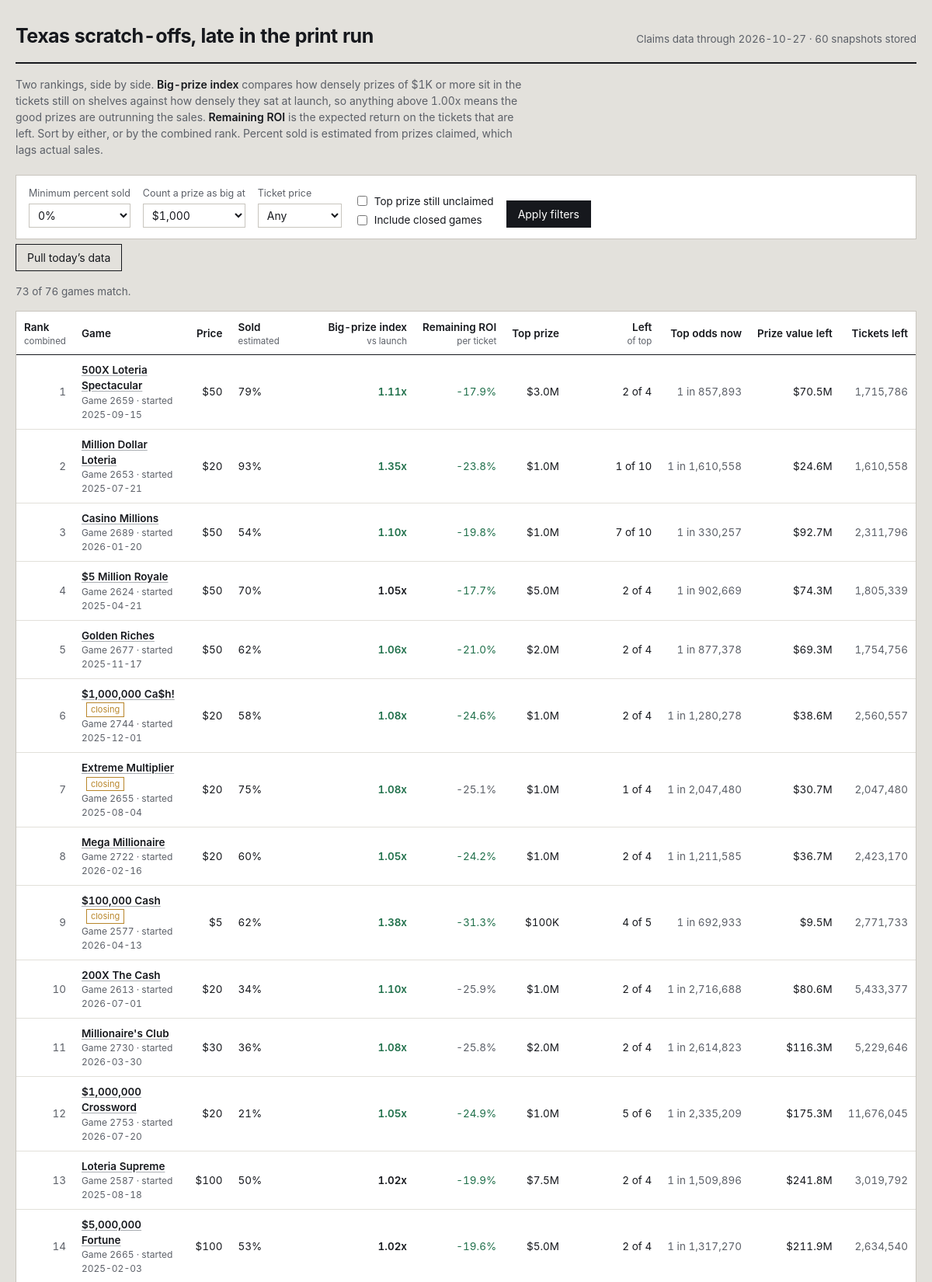
The page / (upper part) on the database its author committed.
### tables this page shows
CREATE TABLE games (
    game_number   INTEGER PRIMARY KEY,
    game_name     TEXT,
    ticket_price  REAL,
    start_date    TEXT,
    close_date    TEXT,
    total_tickets INTEGER,
    overall_odds  REAL,
    details_url   TEXT,
    closing_soon  INTEGER DEFAULT 0,
    active        INTEGER DEFAULT 1,
    first_seen    TEXT,
    last_seen     TEXT
);

### app.py (the view)
@app.route("/")
def index():
    conn = db.connect()
    db.init(conn)
    latest = db.latest_snapshot_date(conn)
    if not latest:
        conn.close()
        return render_template("empty.html", running=_refresh_state["running"])
    big_threshold = float(request.args.get("big", 1000))
    min_sold = float(request.args.get("min_sold", 0)) / 100.0
    price_filter = request.args.get("price", "")
    include_closed = request.args.get("closed") == "1"
    sort_key = request.args.get("sort", "combined")
    only_top = request.args.get("top_left") == "1"
    rows = _snapshot_rows(conn, latest, big_threshold)
    games = db.load_games(conn)
    shown = []
    for r in rows:
        g = games.get(r["game_number"], {})
        if not include_closed and not g.get("active", 1):
            continue
        if r["pct_sold"] < min_sold:
            continue
        if price_filter and float(price_filter) != r["price"]:
            continue
        if only_top and not r["top_left"]:
            continue
        shown.append(r)
    col, desc = SORTS.get(sort_key, SORTS["combined"])
    shown.sort(key=lambda r: (r.get(col) is None, r.get(col) if r.get(col) is not None else 0),
               reverse=desc)
    if not desc:
        shown = [r for r in shown if r.get(col) is not None] + \
                [r for r in shown if r.get(col) is None]
    prices = sorted({r["price"] for r in rows if r["price"]})
    history_dates = db.snapshot_dates(conn)
    conn.close()
    return render_template(
        "index.html",
        rows=shown,
        total=len(rows),
        snapshot_date=latest,
        snapshot_count=len(history_dates),
        big_threshold=int(big_threshold),
        min_sold=int(min_sold * 100),
        price_filter=price_filter,
        include_closed=include_closed,
        only_top=only_top,
        sort_key=sort_key,
        prices=prices,
        running=_refresh_state["running"],
    )

### app.py (called while the page is built)
def _snapshot_rows(conn, snapshot_date, big_threshold):
    games = db.load_games(conn)
    snap = db.load_snapshot(conn, snapshot_date)
    return metrics.rank_all(games, snap, big_threshold)

@app.template_filter("pct")
def fmt_pct(v, digits=1):
    return "—" if v is None else f"{v * 100:.{digits}f}%"

@app.template_filter("money")
def fmt_money(v):
    if v is None:
        return "—"
    if v >= 1_000_000:
        return f"${v / 1_000_000:.1f}M"
    if v >= 1_000:
        return f"${v / 1_000:,.0f}K"
    return f"${v:,.0f}"

@app.template_filter("num")
def fmt_num(v):
    return "—" if v is None else f"{v:,.0f}"

@app.template_filter("factor")
def fmt_factor(v):
    return "—" if v is None else f"{v:.2f}x"

@app.template_filter("odds")
def fmt_odds(v):
    return "—" if v is None else f"1 in {v:,.0f}"

### db.py (called while the page is built)
def connect(path=None):
    conn = sqlite3.connect(path or DB_PATH)
    conn.row_factory = sqlite3.Row
    conn.execute("PRAGMA foreign_keys = ON")
    return conn

def init(conn):
    conn.executescript(SCHEMA)
    conn.commit()

def latest_snapshot_date(conn):
    row = conn.execute("SELECT MAX(snapshot_date) AS d FROM prize_snapshots").fetchone()
    return row["d"] if row else None

def snapshot_dates(conn, game_number=None):
    if game_number is None:
        q = "SELECT DISTINCT snapshot_date FROM prize_snapshots ORDER BY snapshot_date"
        return [r[0] for r in conn.execute(q)]
    q = "SELECT DISTINCT snapshot_date FROM prize_snapshots WHERE game_number = ? ORDER BY snapshot_date"
    return [r[0] for r in conn.execute(q, (game_number,))]

def load_snapshot(conn, snapshot_date):
    out = {}
    q = """SELECT game_number, prize_level, total_prizes, prizes_claimed
           FROM prize_snapshots WHERE snapshot_date = ?"""
    for r in conn.execute(q, (snapshot_date,)):
        g = out.setdefault(r["game_number"], {"total": None, "levels": {}})
        if r["prize_level"] < 0:
            g["total"] = (r["total_prizes"], r["prizes_claimed"])
        else:
            g["levels"][r["prize_level"]] = (r["total_prizes"], r["prizes_claimed"])
    return out

def load_games(conn):
    return {r["game_number"]: dict(r) for r in conn.execute("SELECT * FROM games")}

### metrics.py (called while the page is built)
def _safe_div(a, b):
    return a / b if b else None

### templates/index.html (shortened to what this page needs)
{% extends "base.html" %}
{% macro sortlink(key, label, hint='') %}
  {% set q = request.args.to_dict() %}
  {% set _ = q.update({'sort': key}) %}
  <a href="{{ url_for('index', **q) }}">{{ label }}</a>
  {% if hint %}<span class="hint">{{ hint }}</span>{% endif %}
{% endmacro %}
{% block body %}
<header class="masthead">
  <h1>Texas scratch-offs, late in the print run</h1>
  <div class="meta">
    Claims data through {{ snapshot_date }} · {{ snapshot_count }} snapshot{{ '' if snapshot_count == 1 else 's' }} stored
  </div>
</header>
<p class="primer">
  Two rankings, side by side. <strong>Big-prize index</strong> compares how densely prizes of
  {{ big_threshold | money }} or more sit in the tickets still on shelves against how densely they
  sat at launch, so anything above 1.00x means the good prizes are outrunning the sales.
  <strong>Remaining ROI</strong> is the expected return on the tickets that are left. Sort by either,
  or by the combined rank. Percent sold is estimated from prizes claimed, which lags actual sales.
</p>
<form class="controls" method="get" action="{{ url_for('index') }}">
  <div class="field">
    <label for="min_sold">Minimum percent sold</label>
    <select id="min_sold" name="min_sold">
      {% for v in [0, 25, 50, 60, 70, 80, 90] %}
        <option value="{{ v }}" {{ 'selected' if min_sold == v }}>{{ v }}%</option>
      {% endfor %}
    </select>
  </div>
  <div class="field">
    <label for="big">Count a prize as big at</label>
    <select id="big" name="big">
      {% for v in [100, 500, 1000, 5000, 10000, 50000, 100000] %}
        <option value="{{ v }}" {{ 'selected' if big_threshold == v }}>${{ '{:,}'.format(v) }}</option>
      {% endfor %}
    </select>
  </div>
  <div class="field">
    <label for="price">Ticket price</label>
    <select id="price" name="price">
      <option value="">Any</option>
    </select>
  </div>
  <div class="checks">
    <label><input type="checkbox" name="top_left" value="1" {{ 'checked' if only_top }}> Top prize still unclaimed</label>
    <label><input type="checkbox" name="closed" value="1" {{ 'checked' if include_closed }}> Include closed games</label>
  </div>
  <button type="submit">Apply filters</button>
</form>
<form method="post" action="{{ url_for('do_refresh') }}" style="margin-bottom:16px">
  <button class="ghost" type="submit" {{ 'disabled' if running }}>
    {{ 'Pulling new data…' if running else 'Pull today’s data' }}
  </button>
</form>
<p class="count">{{ rows | length }} of {{ total }} games match.</p>
<div class="scroll">
<table>
  <thead>
    <tr>
      <th class="left">{{ sortlink('combined', 'Rank', 'combined') }}</th>
      <th class="left">Game</th>
      <th>{{ sortlink('price', 'Price') }}</th>
      <th class="left">{{ sortlink('sold', 'Sold', 'estimated') }}</th>
      <th>{{ sortlink('big', 'Big-prize index', 'vs launch') }}</th>
      <th>{{ sortlink('ev', 'Remaining ROI', 'per ticket') }}</th>
      <th>{{ sortlink('top_prize', 'Top prize') }}</th>
      <th>{{ sortlink('top_left', 'Left', 'of top') }}</th>
      <th>Top odds now</th>
      <th>{{ sortlink('value_left', 'Prize value left') }}</th>
      <th>Tickets left</th>
    </tr>
  </thead>
  <tbody>
  {% for r in rows %}
    <tr>
      <td class="rank">{{ r.rank_overall or '—' }}</td>
      <td class="left">
        <a class="name" href="{{ url_for('game_detail', game_number=r.game_number, big=big_threshold) }}">{{ r.game_name }}</a>
        {% if r.closing_soon %}<span class="tag">closing</span>{% endif %}
        <span class="sub">Game {{ r.game_number }}{% if r.start_date %} · started {{ r.start_date }}{% endif %}</span>
      </td>
      <td>${{ r.price | int }}</td>
      <td class="left sold {{ 'deep' if r.pct_sold >= 0.75 }}">
        {{ r.pct_sold | pct(0) }}
      </td>
      <td class="strong {{ 'pos' if r.big_index and r.big_index > 1.05 else ('neg' if r.big_index and r.big_index < 0.95 else '') }}">
        {{ r.big_index | factor }}
      </td>
      <td class="{{ 'pos' if r.roi_now and r.roi_now > (r.roi_start or -1) else 'dim' }}">
        {{ r.roi_now | pct }}
      </td>
      <td>{{ r.top_prize | money }}</td>
      <td>{{ r.top_left }} of {{ r.top_printed }}</td>
      <td class="dim">{{ r.top_odds_now | odds }}</td>
      <td>{{ r.value_left | money }}</td>
      <td class="dim">{{ r.tickets_left | num }}</td>
    </tr>
  {% else %}
    <tr><td colspan="11" class="left dim" style="padding:22px">No games match these filters. Loosen the minimum percent sold or clear the price filter.</td></tr>
  {% endfor %}
  </tbody>
</table>
</div>
{% endblock %}

### templates/base.html (shortened to what this page needs)
<!doctype html>
<html lang="en">
<head>
<link rel="stylesheet" href="{{ url_for('static', filename='style.css') }}">
</head>
<body>
<div class="wrap">
{% block body %}{% endblock %}
</div>
</body>
</html>

### static/style.css (style rules this page uses)
:root { --paper: #e3e1dc; --card: #ffffff; --ink: #16181d; --ink-soft: #5c6068; --rule: #c8c5be; --rule-soft: #e2e0da; --latex: #a9adb2; --good: #1f6f4a; --bad: #9b2c2c; --foil: #b8862b; --focus: #2d5bb9; }
* { box-sizing: border-box; }
html { -webkit-text-size-adjust: 100%; }
body { margin: 0; background: var(--paper); color: var(--ink); font-family: "Inter", "Segoe UI", -apple-system, BlinkMacSystemFont, Roboto, Helvetica, Arial, sans-serif; font-size: 15px; line-height: 1.5; font-variant-numeric: tabular-nums; }
a { color: var(--ink); text-decoration-color: var(--latex); text-underline-offset: 2px; }
.wrap { max-width: 1400px; margin: 0 auto; padding: 28px 20px 64px; }
.masthead { display: flex; flex-wrap: wrap; align-items: baseline; gap: 8px 20px; padding-bottom: 14px; border-bottom: 2px solid var(--ink); }
.masthead h1 { margin: 0; font-size: 25px; font-weight: 650; letter-spacing: -0.02em; }
.masthead .meta { color: var(--ink-soft); font-size: 13.5px; margin-left: auto; }
.primer { margin: 16px 0 22px; max-width: 74ch; color: var(--ink-soft); font-size: 14px; }
.primer strong { color: var(--ink); font-weight: 600; }
.controls { display: flex; flex-wrap: wrap; align-items: flex-end; gap: 16px; padding: 14px 16px; background: var(--card); border: 1px solid var(--rule); margin-bottom: 6px; }
.field { display: flex; flex-direction: column; gap: 4px; }
.field label { font-size: 12.5px; color: var(--ink-soft); }
.field select, .field input[type="number"] { font: inherit; font-size: 14px; padding: 5px 7px; border: 1px solid var(--rule); background: #fff; color: var(--ink); min-width: 108px; }
.checks { display: flex; flex-direction: column; gap: 4px; font-size: 13.5px; }
.checks label { display: flex; align-items: center; gap: 6px; }
button, .btn { font: inherit; font-size: 14px; padding: 6px 14px; border: 1px solid var(--ink); background: var(--ink); color: #fff; cursor: pointer; }
button.ghost { background: transparent; color: var(--ink); }
.count { font-size: 13.5px; color: var(--ink-soft); margin: 0 0 14px; }
.scroll { overflow-x: auto; background: var(--card); border: 1px solid var(--rule); }
table { border-collapse: collapse; width: 100%; font-size: 13.5px; }
thead th { position: sticky; top: 0; background: var(--card); text-align: right; font-weight: 600; padding: 10px 10px 8px; border-bottom: 1.5px solid var(--ink); white-space: nowrap; z-index: 2; }
thead th:first-child, thead th.left { text-align: left; }
thead th a { text-decoration: none; }
thead th .hint { display: block; font-weight: 400; font-size: 11.5px; color: var(--ink-soft); }
tbody td { padding: 9px 10px; border-bottom: 1px solid var(--rule-soft); text-align: right; white-space: nowrap; }
tbody td.left { text-align: left; white-space: normal; }
.rank { color: var(--ink-soft); width: 42px; }
.name { font-weight: 560; }
.sub { display: block; font-size: 12px; color: var(--ink-soft); font-weight: 400; }
.tag { display: inline-block; font-size: 11px; padding: 0 5px; border: 1px solid var(--foil); color: var(--foil); margin-left: 6px; vertical-align: 1px; }
.sold { min-width: 116px; }
.pos { color: var(--good); }
.dim { color: var(--ink-soft); }
.strong { font-weight: 620; }

### rows shown on the page
games: active "1", game_name "500X Loteria Spectacular", game_number "2659", start_date "2025-09-15", price "50", pct_sold|pct "79%", big_index|factor "1.11x", roi_now|pct "-17.9%", top_prize "$3.0M", top_left "2", top_printed "4", top_odds_now|odds "1 in 857,893", value_left "$70.5M", tickets_left|num "1,715,786"
games: rank_overall "2", game_name "Million Dollar Loteria", game_number "2653", start_date "2025-07-21", price "20", pct_sold|pct "93%", big_index|factor "1.35x", roi_now|pct "-23.8%", top_prize "$1.0M", top_left "1", top_printed "10", top_odds_now|odds "1 in 1,610,558", value_left "$24.6M", tickets_left|num "1,610,558"
games: rank_overall "3", game_name "Casino Millions", game_number "2689", start_date "2026-01-20", price "50", pct_sold|pct "54%", big_index|factor "1.10x", roi_now|pct "-19.8%", top_prize "$1.0M", top_left "7", top_printed "10", top_odds_now|odds "1 in 330,257", value_left "$92.7M", tickets_left|num "2,311,796"
games: rank_overall "4", game_name "$5 Million Royale", game_number "2624", start_date "2025-04-21", price "50", pct_sold|pct "70%", big_index|factor "1.05x", roi_now|pct "-17.7%", top_prize "$5.0M", top_left "2", top_printed "4", top_odds_now|odds "1 in 902,669", value_left "$74.3M", tickets_left|num "1,805,339"
games: rank_overall "5", game_name "Golden Riches", game_number "2677", start_date "2025-11-17", price "50", pct_sold|pct "62%", big_index|factor "1.06x", roi_now|pct "-21.0%", top_prize "$2.0M", top_left "2", top_printed "4", top_odds_now|odds "1 in 877,378", value_left "$69.3M", tickets_left|num "1,754,756"
games: rank_overall "6", game_name "$1,000,000 Ca$h!", closing_soon "closing", game_number "2744", start_date "2025-12-01", price "20", pct_sold|pct "58%", big_index|factor "1.08x", roi_now|pct "-24.6%", top_prize "$1.0M", top_left "2", top_printed "4", top_odds_now|odds "1 in 1,280,278", value_left "$38.6M", tickets_left|num "2,560,557"
games: rank_overall "7", game_name "Extreme Multiplier", closing_soon "closing", game_number "2655", start_date "2025-08-04", price "20", pct_sold|pct "75%", big_index|factor "1.08x", roi_now|pct "-25.1%", top_prize "$1.0M", top_left "1", top_printed "4", top_odds_now|odds "1 in 2,047,480", value_left "$30.7M", tickets_left|num "2,047,480"
games: rank_overall "8", game_name "Mega Millionaire", game_number "2722", start_date "2026-02-16", price "20", pct_sold|pct "60%", big_index|factor "1.05x", roi_now|pct "-24.2%", top_prize "$1.0M", top_left "2", top_printed "4", top_odds_now|odds "1 in 1,211,585", value_left "$36.7M", tickets_left|num "2,423,170"
games: rank_overall "9", game_name "$100,000 Cash", closing_soon "closing", game_number "2577", start_date "2026-04-13", price "5", pct_sold|pct "62%", big_index|factor "1.38x", roi_now|pct "-31.3%", top_prize "$100K", top_left "4", top_printed "5", top_odds_now|odds "1 in 692,933", value_left "$9.5M", tickets_left|num "2,771,733"
games: rank_overall "10", game_name "200X The Cash", game_number "2613", start_date "2026-07-01", price "20", pct_sold|pct "34%", big_index|factor "1.10x", roi_now|pct "-25.9%", top_prize "$1.0M", top_left "2", top_printed "4", top_odds_now|odds "1 in 2,716,688", value_left "$80.6M", tickets_left|num "5,433,377"
games: rank_overall "11", game_name "Millionaire's Club", game_number "2730", start_date "2026-03-30", price "30", pct_sold|pct "36%", big_index|factor "1.08x", roi_now|pct "-25.8%", top_prize "$2.0M", top_left "2", top_printed "4", top_odds_now|odds "1 in 2,614,823", value_left "$116.3M", tickets_left|num "5,229,646"
games: rank_overall "12", game_name "$1,000,000 Crossword", game_number "2753", start_date "2026-07-20", price "20", pct_sold|pct "21%", big_index|factor "1.05x", roi_now|pct "-24.9%", top_prize "$1.0M", top_left "5", top_printed "6", top_odds_now|odds "1 in 2,335,209", value_left "$175.3M", tickets_left|num "11,676,045"
games: rank_overall "13", game_name "Loteria Supreme", game_number "2587", start_date "2025-08-18", price "100", pct_sold|pct "50%", big_index|factor "1.02x", roi_now|pct "-19.9%", top_prize "$7.5M", top_left "2", top_printed "4", top_odds_now|odds "1 in 1,509,896", value_left "$241.8M", tickets_left|num "3,019,792"
games: rank_overall "14", game_name "$5,000,000 Fortune", game_number "2665", start_date "2025-02-03", price "100", pct_sold|pct "53%", big_index|factor "1.02x", roi_now|pct "-19.6%", top_prize "$5.0M", top_left "2", top_printed "4", top_odds_now|odds "1 in 1,317,270", value_left "$211.9M", tickets_left|num "2,634,540"

### other values the page prints
{{ snapshot_date }} "2026-10-27"
{{ snapshot_count }} "60"
{{ '' if snapshot_count == 1 else 's' }} "s"
{{ big_threshold | money }} "$1K"
{{ 'Pulling new data…' if running else 'Pull today’s data' }} "Pull today’s data"
{{ rows | length }} "73"
{{ total }} "76"
{{ label }} "Rank Price Sold Big-prize index Remaining ROI Top prize Left Prize value left"
{{ hint }} "combined estimated vs launch per ticket of top"
form field min_sold "0%"
